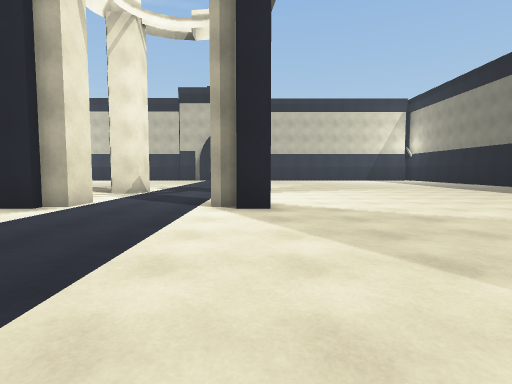
[1] (above)

20 first-person views from a walk through a Unity game level. The camera is 1.3 m above the floor, tilts 4° down and sees 80° across. The floor is counted in squares, 2 m on a side. Each view is taken from the middle of a square. On the plan, view 1 faces up. The plan holds only what a view shows up to about 10 squares ahead; the rest is blank. The place goes on beyond the plan. The player is left out.

[2]
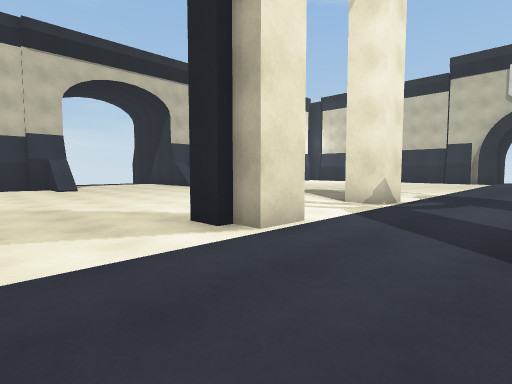

[3]
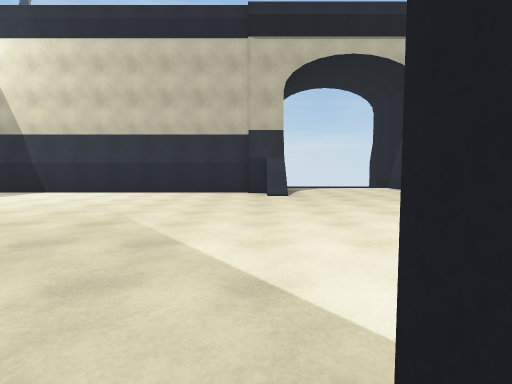

[4]
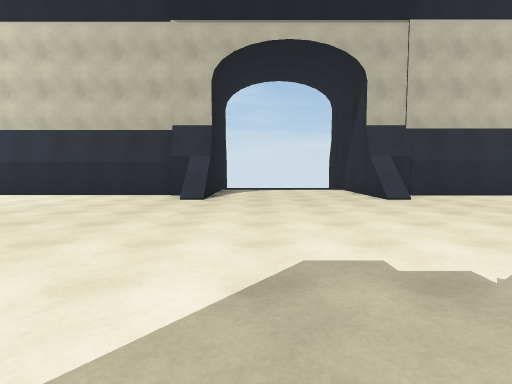

[5]
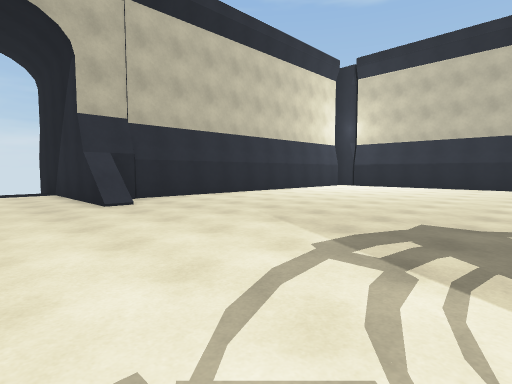

[6]
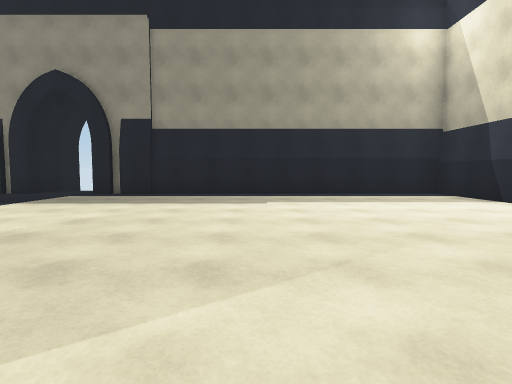

[7]
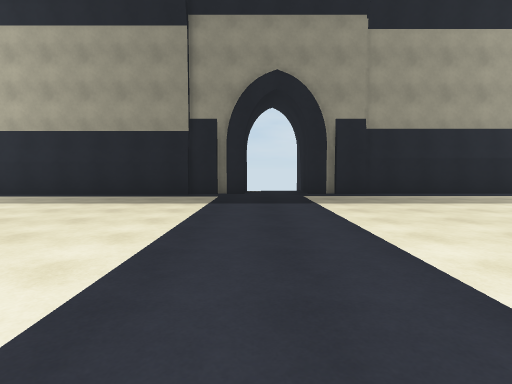

[8]
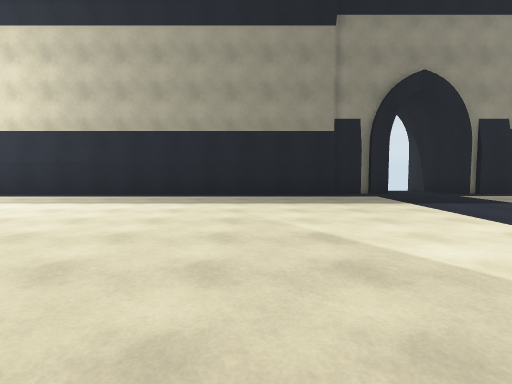

[9]
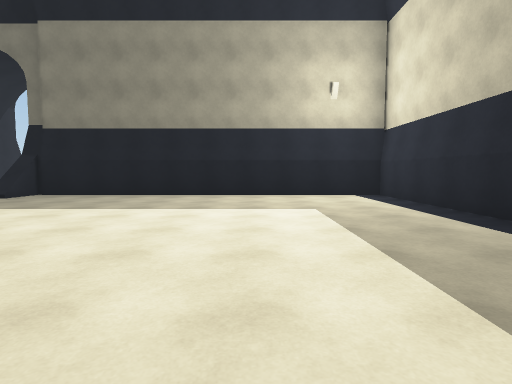

[10]
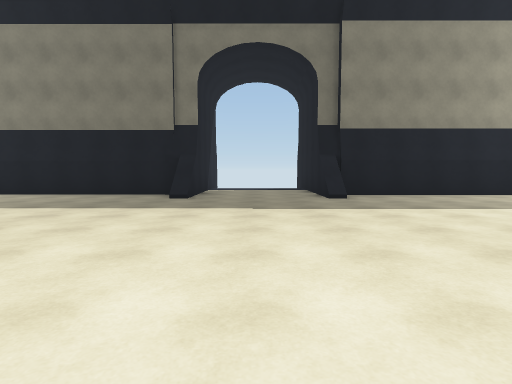

[11]
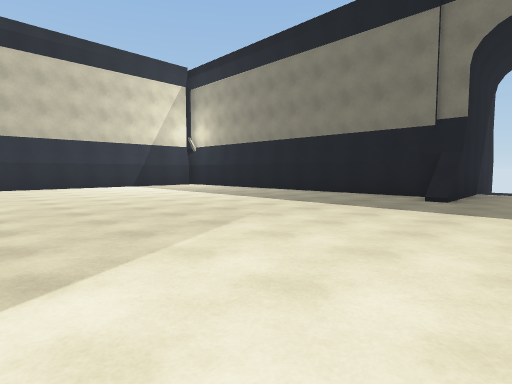

[12]
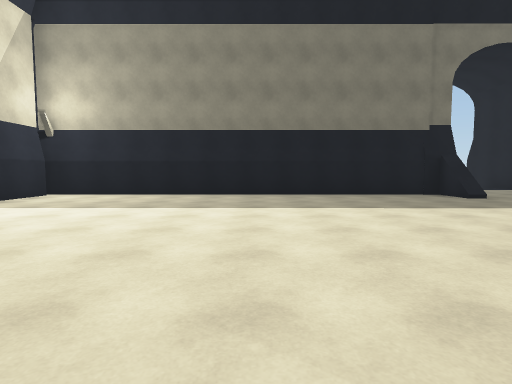

[13]
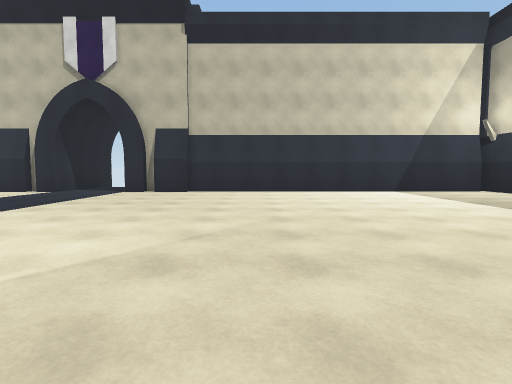

[14]
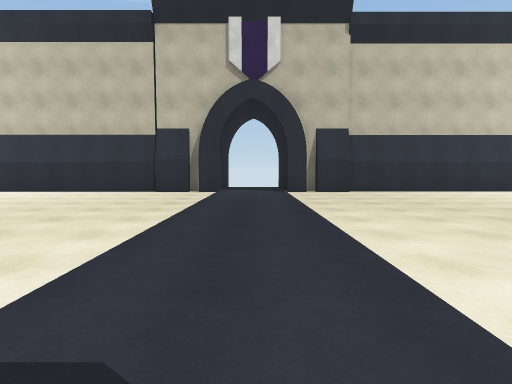

[15]
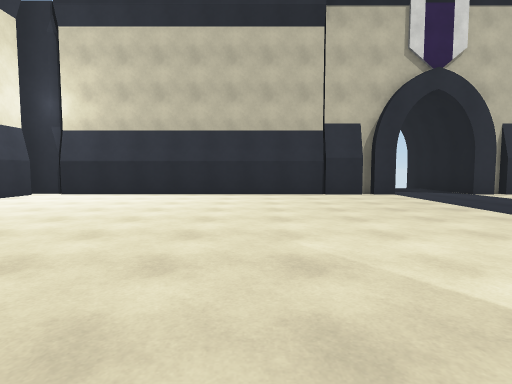

[16]
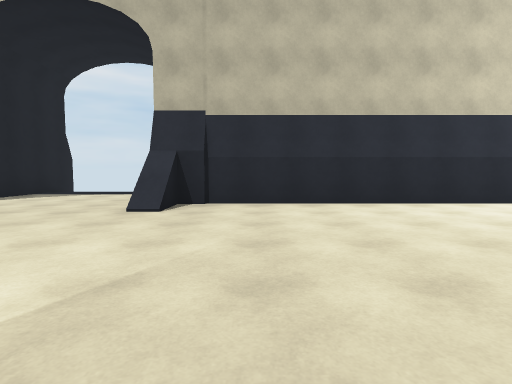

[17]
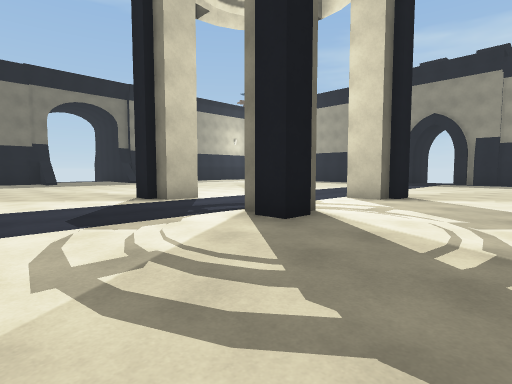

[18]
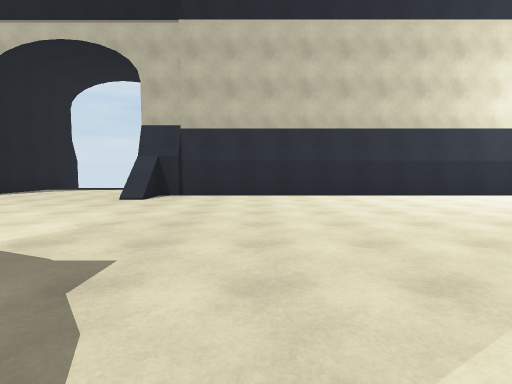

[19]
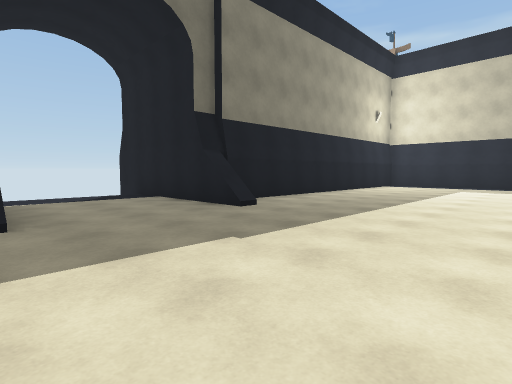

[20]
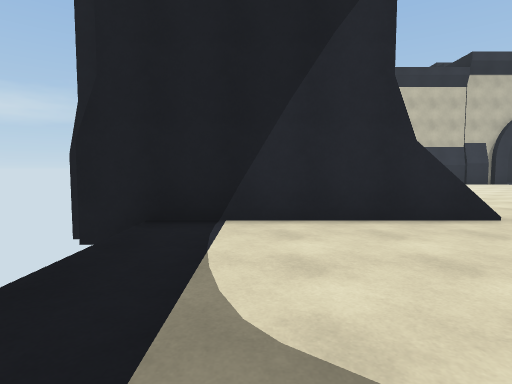

### Floor plan
Points are (right, up) in squares from view 1. A wall is a line through its corners. A room is listed if a view was taken in it or the views show most of it. See-through windows are left out.
Room 1 (views 1, 2, 3, 4, 5, 6, 7, 8, 9, 10, 11, 12, 13, 14, 15, 16, 17, 18, 19, 20)
walls: (-0.8, 8.8) (-0.8, 9.6) (-0.2, 9.6); (-0.4, 9.8) (0.2, 9.8); (-0.2, 5.4) (-0.9, 5.4); (-3.3, 9.6) (-3.3, 8.8) (-4.2, 8.8); (0.2, 5.2) (-0.4, 5.2); (-4.4, 9.2) (-4.4, 9.8) (-3.8, 9.8); (-4.2, 5.8) (-4.2, 6.3) (-3.3, 6.3) (-3.3, 5.4) (-3.9, 5.4); (-3.8, 5.2) (-4.4, 5.2) (-4.4, 5.9); (-1, -3.3) (10.3, -3.3) (10.3, 6.3); (10.3, 9.6) (10.3, 20.9); (-12.4, 9.9) (-17.4, 9.9); (10.5, 9.8) (10.5, 10.2); (-4, -3.3) (-3.3, -3.3) (-3.3, -5); (10.5, 5.8) (10.5, 6.3) (14.5, 6.3); (-5.1, -3.3) (-4.1, -3.3); (-13, 5.8) (-13, -3.6) (-3.9, -3.6); (-0.4, 20.4) (-1, 20.4); (-13.2, 10.6) (-13.2, 10.1); (0, 20.5) (-0.5, 20.5); (1, 20.4) (-0.1, 20.4); (-3.2, 20.4) (-3.8, 20.4); (-4, 20.4) (-5.1, 20.4); (-3.6, 20.5) (-4.1, 20.5); (-1.7, -5) (-1.7, -3.3) (-1.1, -3.3); (-5.1, 20.5) (-13.4, 20.5); (14.6, 9.6) (9.4, 9.6); (-17.1, 5.8) (-13.2, 5.8) (-13.2, 5.2); (10.1, 20.5) (0.9, 20.5); (-13, 20.2) (-13, 9.9)
ways out: opening at (-2.5, 21); gap at (-17, 6)

Positions as (right, up) in squares from view 1, and headings:
1: (0, 0), facing up
2: (-1, 3), facing up-left
3: (-4, 5), facing left
4: (-5, 7), facing left
5: (-6, 8), facing up-left
6: (-8, 5), facing down
7: (-2, 5), facing down
8: (2, 5), facing down
9: (2, 0), facing right
10: (2, 8), facing right
11: (2, 8), facing up-right
12: (2, 15), facing right
13: (3, 11), facing up
14: (-2, 11), facing up
15: (-7, 12), facing up
16: (-7, 12), facing left
17: (-7, 13), facing down-right
18: (-5, 13), facing left
19: (5, 10), facing down-right
20: (-15, 6), facing up
